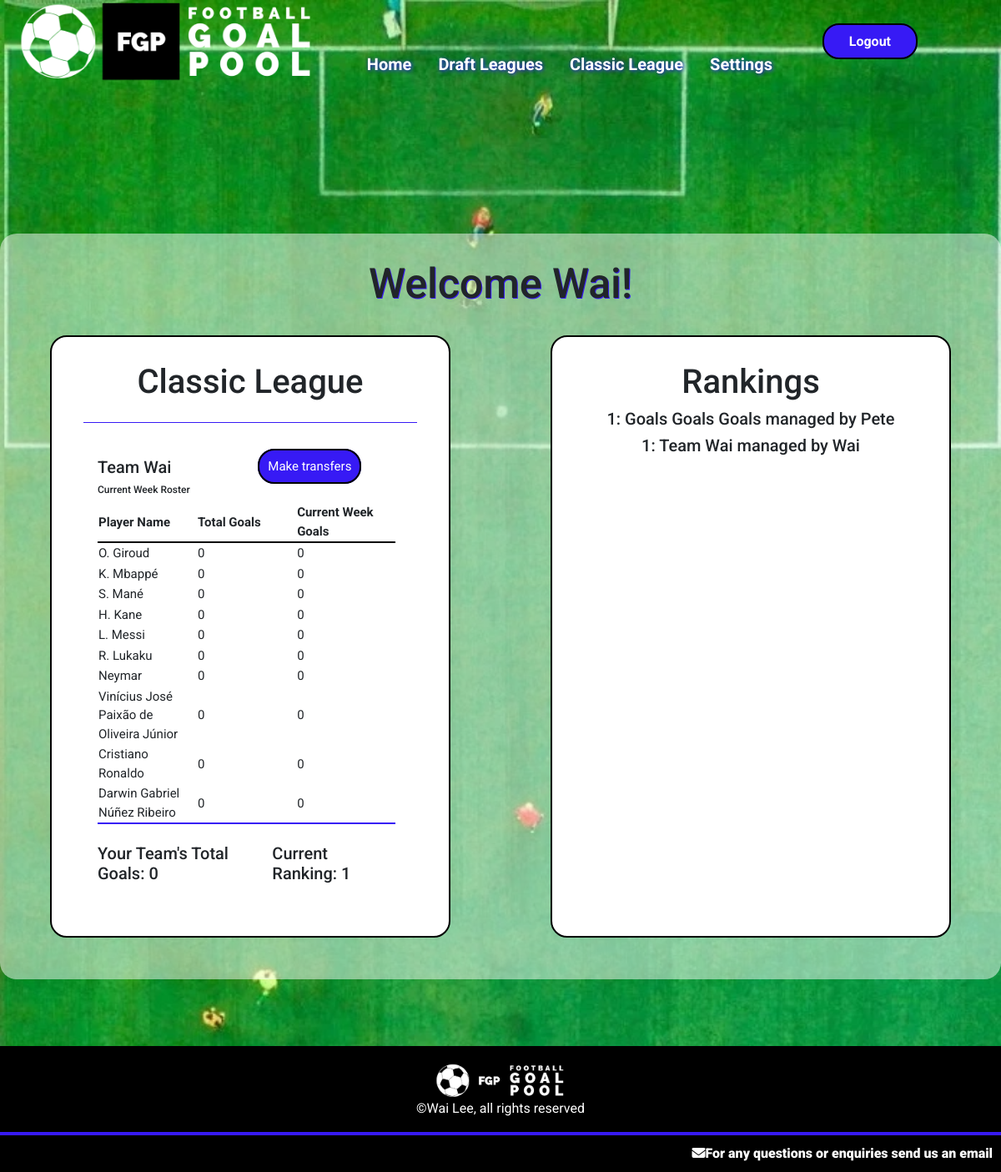
The app's page /globalleague (signed in) with its own data.
### goalpoolapp/models.py (models this page shows, shortened)
class User(AbstractUser):
    emailpermission = models.BooleanField(null=True)

class Team(models.Model):
    manager = models.ForeignKey(User, on_delete=models.CASCADE, related_name="managedteams")
    league = models.ForeignKey(League, on_delete=models.CASCADE, related_name="leagueteams")
    players = models.ManyToManyField(Player, related_name="teams", blank=True)
    provisionalplayers = models.ManyToManyField(Player, related_name="provisionalteams", blank=True)
    rank = models.IntegerField(default=1)
    teamname = models.CharField(max_length=64)
    totalgoals = models.IntegerField(default=0)
    draftnumber = models.IntegerField(blank=True, null=True)

class Player(models.Model):
    playercode = models.IntegerField()
    leagues = models.ManyToManyField(League, related_name="leagueplayers", blank=True)
    nickname = models.CharField(max_length=64)
    goals = models.IntegerField(default=0)
    country = models.ForeignKey(Country, on_delete=models.CASCADE, related_name="players")
    currentweekgoals = models.IntegerField(default=0)
    position = models.CharField(max_length=12)
    pic = models.CharField(max_length=100)

### goalpoolapp/views.py (the view)
# urls.py: path('globalleague', views.globalleague, name='globalleague'),
@login_required
def globalleague(request):
    if request.method == "GET":
        global_league = League.objects.get(id='19')
        try:
            userteam = Team.objects.get(league=global_league, manager=request.user)
            global_teams = global_league.leagueteams.all().order_by('totalgoals')
            teamorder = Paginator(global_teams, 50)
            page = request.GET.get('page')
            teams = teamorder.get_page(page)
            return render(request, 'goalpoolapp/globalleague.html', {
                "league": global_league,
                "team": userteam,
                "teams": teams
            })
        except:
            return render(request, 'goalpoolapp/globalleague.html')

### goalpoolapp/templates/goalpoolapp/globalleague.html (shortened to what this page needs)
{% extends "goalpoolapp/layout.html" %}
{% load static %}
{% block body %}
<div id="main-page-content-container">
    <div id="main-page-content">
        <h2>Welcome {{ user.username }}!</h2>
        <br>
        {% if not team %}
        <h3>You currently do not have a team registered for the Classic league</h3>
        <a class="button" href="{% url 'goalpoolapp:createglobalteam' %}">Click here to create a team</a>
        {% else %}
            <div class="leagues-container">
                <div class="leaguecontainer">
                    <h3>Classic League</h3>
                    <hr>
                    <div class="leagueinformation">
                        <div class="leaguetablecontainer">
                            <div class="split-flexbox">
                                <div>
                                    <h5>{{ team.teamname }}</h5>
                                    <h6>Current Week Roster</h6>
                                </div>
                                <br>
                                <div>
                                    <a class="button" href="{% url 'goalpoolapp:globaltransfers' %}">Make transfers</a>
                                </div>
                                <br>
                            </div>
                            <table class="leaguetable">
                                <tr>
                                    <th>Player Name</th>
                                    <th>Total Goals</th>
                                    <th>Current Week Goals</th>
                                </tr>
                                {% for player in team.players.all %}
                                <tr>
                                    <td>{{ player.nickname }}</td>
                                    <td>{{ player.goals }}</td>
                                    <td>{{ player.currentweekgoals }}</td>
                                </tr>
                                {% endfor %}
                            </table>
                            <br>
                            <div class="split-flexbox">
                                <h5>
                                    Your Team's Total Goals: {{ team.totalgoals }}
                                </h5>
                                <h5>
                                    Current Ranking: {{ team.rank }}
                                </h5>
                            </div>
                        </div>
                    </div>
                </div>
                <div class="leaguecontainer">
                    <h3>Rankings</h3>
                    {% for team in teams %}
                    <h5>{{ team.rank }}: {{ team.teamname }} managed by {{ team.manager }}</h5>
                    {% endfor %}
                </div>
            </div>
        {% endif %}
    </div>
</div>
{% endblock %}

### goalpoolapp/static/goalpoolapp/styles.css (style rules this page uses)
* { font-family: 'Roboto', sans-serif; }
h2 { font-size: 50px; text-shadow: 1px 1px #371af5; text-align: center; }
h3 { font-size: 40px; text-align: center; }
h6 { font-size: 12px; }
body { min-height: 100vh; display: flex; flex-direction: column; }
hr { border: 0; clear:both; display:block; width: 96%; background-color: #371af5; height: 1px; }
.button { background-color: #371af5; padding: 10px; border-radius: 20px; color: white; border: solid black 2px; }
th { width: 20%; border-bottom: solid black 2px; }
tr { height: 20px; }
.split-flexbox { display: flex; justify-content: space-between; }
#main-page-content-container { display: flex; flex-direction: column; align-items: center; padding: 30px; }
#main-page-content { max-width: 1200px; background-color: #FFFFFF80; display: flex; flex-direction: column; align-items: center; padding: 30px; margin-top: 250px; border-radius: 20px; }
.leaguecontainer { margin: 0 5% 20px; display: flex; flex-direction: column; align-items: center; width: 600px; border: black solid 2px; border-radius: 20px; padding: 30px; background-color: white; -webkit-border-radius: 20px; -moz-border-radius: 20px; -ms-border-radius: 20px; -o-border-radius: 20px; }
.leagues-container { display: flex; flex-direction: row; }
.leagueinformation { display: flex; flex-direction: row; justify-content: space-between; width: 100%; padding: 20px; }
.leaguetablecontainer { width: 95%; font-size: 15px; margin: 5px; }
.leaguetable { border-bottom: #371af5 solid 2px; }

### records on screen
User: username "Wai"
Team: teamname "Team Wai", totalgoals "0", rank "1", manager "Wai"
Player: nickname "O. Giroud", goals "0", currentweekgoals "0"
Player: nickname "K. Mbappé", goals "0", currentweekgoals "0"
Player: nickname "S. Mané", goals "0", currentweekgoals "0"
Player: nickname "H. Kane", goals "0", currentweekgoals "0"
Player: nickname "L. Messi", goals "0", currentweekgoals "0"
Player: nickname "R. Lukaku", goals "0", currentweekgoals "0"
Player: nickname "Neymar", goals "0", currentweekgoals "0"
Player: nickname "Vinícius José Paixão de Oliveira Júnior", goals "0", currentweekgoals "0"
Player: nickname "Cristiano Ronaldo", goals "0", currentweekgoals "0"
Player: nickname "Darwin Gabriel Núñez Ribeiro", goals "0", currentweekgoals "0"
Team: rank "1", teamname "Goals Goals Goals", manager "Pete"
